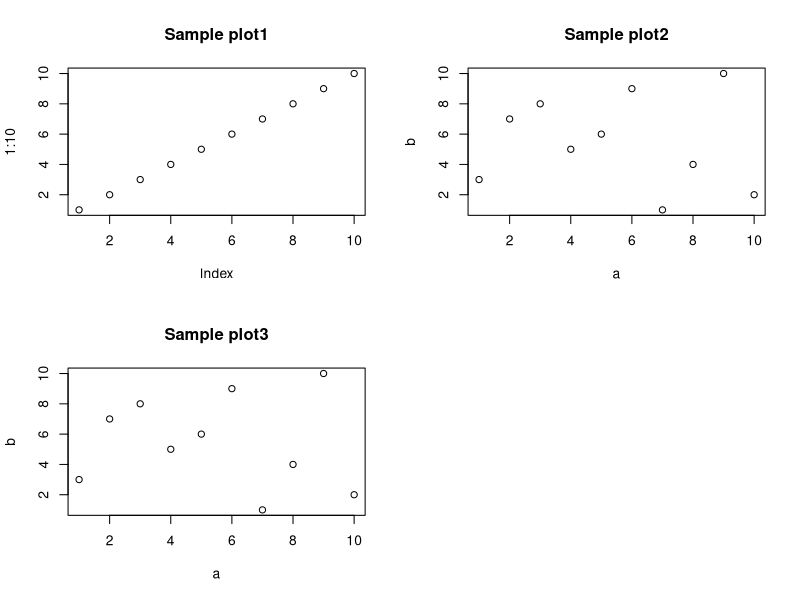

The R source for this figure:
## ---- chunk 1
par(mfrow = c(2, 2))
plot(1:10, main = "Sample plot1")
a <- sample(1:10, 10)
b <- sample(1:10, 10)
plot(a, b, main = "Sample plot2")
plot(a, b, main = "Sample plot3")
